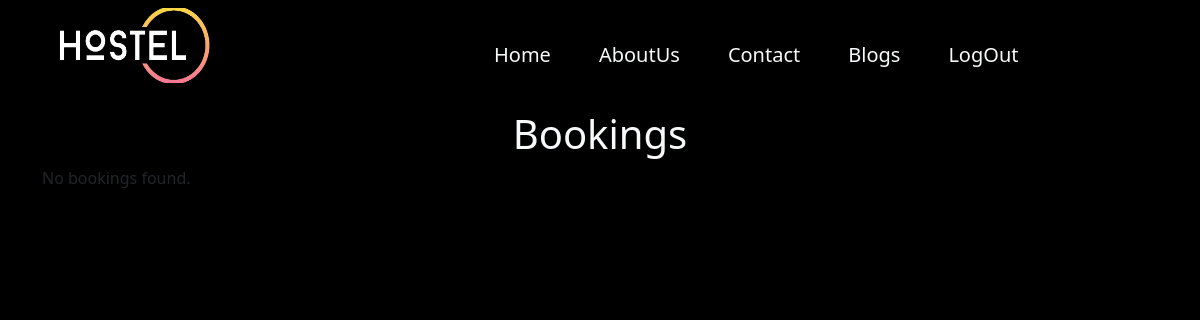
The page /admin/view_bookings.php on the database as committed earlier.
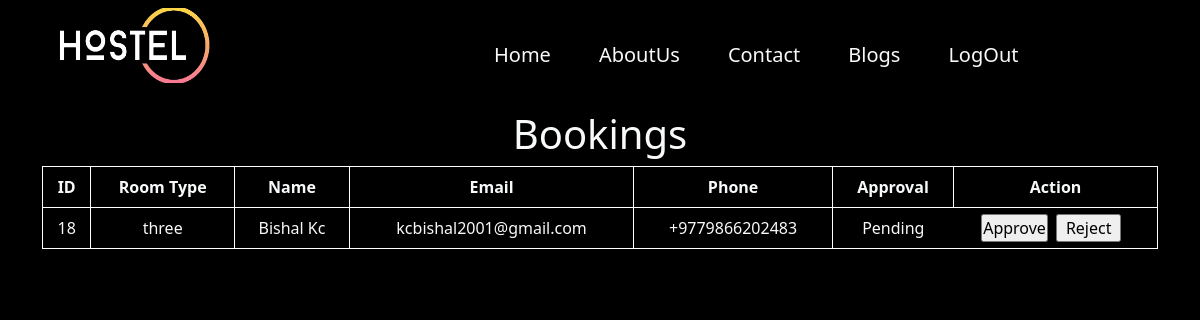
The same page on the database as committed later.
### tables this page shows
CREATE TABLE `bookings` (
  `id` int(11) NOT NULL,
  `userId` int(11) NOT NULL,
  `room_type` varchar(50) NOT NULL,
  `name` varchar(100) NOT NULL,
  `email` varchar(100) NOT NULL,
  `phone` varchar(20) NOT NULL,
  `food_status` enum('WithFood','WithOutFood') NOT NULL,
  `foodtype` varchar(25) NOT NULL,
  `stay_from` varchar(100) NOT NULL,
  `guardian_contact` varchar(20) NOT NULL,
  `emergency_contact` varchar(20) NOT NULL,
  `guardian_relation` varchar(100) NOT NULL,
  `address` varchar(200) NOT NULL,
  `total_fee` decimal(10,2) NOT NULL,
  `approved` int(255) DEFAULT NULL,
  `status` enum('pending','approved','cancelled') NOT NULL DEFAULT 'pending',
  `createdAt` varchar(50) NOT NULL
);

### admin/view_bookings.php (the view, shortened to what this page needs)
<!DOCTYPE html>
<html>
<head>
	<link rel="stylesheet" href="css/style.css" type="text/css">
	<link href="https://cdn.jsdelivr.net/npm/bootstrap@5.2.0/dist/css/bootstrap.min.css" rel="stylesheet">
        <link rel="stylesheet" href=" https://cdnjs.cloudflare.com/ajax/libs/font-awesome/6.2.0/css/all.min.css">
		<link rel="stylesheet" href="https://cdn.datatables.net/1.13.4/css/dataTables.bootstrap5.min.css">
         <link rel="stylesheet" href="css/owl.carousel.min.css">
</head>
<body>
    <section class="main-wrapper">
    <nav class="navbar navbar-expand-lg">
        <div class="container-fluid">
            <div class="container">
                <div class="row">
                    <div class="col-lg-4 col-md-6 col-sm-6 col-12">
                        <a class="navbar-brand text-center" href="admindashboard.php"> <img src="images/logo.png"height="80%" width="50%"alt="logo" class="logo"></a>
                    </div>
                    <div class="col-lg-8 col-md-6 col-sm-6 col-12 my-4">
                        <div class="collapse navbar-collapse" id="navbarSupportedContent">
                            <ul class="navbar-nav mx-5">
                            <li class="nav-item">
                            <a class="nav-link mx-3 text-light fs-5" href="#">Home</a>
                            </li>
                            <li class="nav-item">
                          <a class="nav-link mx-3 text-light fs-5" href="#">AboutUs</a>
                            </li>
                            <li class="nav-item">
                          <a class="nav-link mx-3 text-light fs-5" href="#">Contact</a>
                            </li>
                            <li class="nav-item">
                          <a class="nav-link mx-3 text-light fs-5" href="">Blogs</a>
                            </li>
                            <li class="nav-item">
                          <a class="nav-link mx-3 text-light fs-5" href="logout.php">LogOut</a>
                            </li>
                       </ul>
                     </div>
                    </div>
                </div>
            </div>
      </div>
   </nav>
   <div class="container">
   <h1 class="text-center text-light">Bookings</h1>
    <?php
    $servername = "localhost";
    $username = "root";
    $password = "";
    $dbname = "hostel1";
    $conn = new mysqli($servername, $username, $password, $dbname);
    $sql = "SELECT * FROM bookings";
    $result = $conn->query($sql);
    if ($result->num_rows > 0) {
        echo "<table class='text-center text-light' style='width: 100%; border-collapse: collapse; border: 1px solid white; padding:20px;'>
                <tr>
                    <th style='border: 1px solid white; padding: 8px;'>ID</th>
                    <th  style='border: 1px solid white; padding: 8px;'>Room Type</th>
                    <th  style='border: 1px solid white; padding: 8px;'>Name</th>
                    <th  style='border: 1px solid white; padding: 8px;'>Email</th>
                    <th  style='border: 1px solid white; padding: 8px;'>Phone</th>
                    <th  style='border: 1px solid white; padding: 8px;'>Approval</th>
                    <th  style='border: 1px solid white; padding: 8px;'>Action</th>
                </tr>";
        while ($row = $result->fetch_assoc()) {
            echo "<tr>";
            echo "<td  style='border: 1px solid white; padding: 8px;'>" . $row["id"] . "</td>";
            echo "<td  style='border: 1px solid white; padding: 8px;'>" . $row["room_type"] . "</td>";
            echo "<td  style='border: 1px solid white; padding: 8px;'>" . $row["name"] . "</td>";
            echo "<td  style='border: 1px solid white; padding: 8px;'>" . $row["email"] . "</td>";
            echo "<td  style='border: 1px solid white; padding: 8px;'>" . $row["phone"] . "</td>";
            echo "<td>";
            if ($row["approved"] == 0) {
                echo "Pending";
            } else {
                echo "Approved";
            }
            echo "</td>";
            echo "<td>";
            if ($row["approved"] == 0) {
                echo "<form method='post' action=''>";
                echo "<input type='submit' name='approve' value='Approve'>";
                echo "<input type='submit' name='reject' value='Reject' class='mx-2 px-2'> ";
                echo "</form>";
            } else {
                echo "<form method='post' action=''>";
                echo "<input type='hidden' name='booking_id' value='" . $row["id"] . "'>";
                echo "<input type='submit' name='cancel' value='Cancel' class='mx-2 px-2'>";
                echo "</form>";
            }
            echo "</td>";
            echo "</tr>";
        }
        echo "</table>";
    } else {
        echo "No bookings found.";
    }
    ?>
   </div>
    </section>
</body>
</html>

Rows that differ between the two databases and show on the page:
added bookings: id "18", room_type "three", name "Bishal Kc", email "kcbishal2001@gmail.com", phone "+9779866202483", approved "Pending"
Other text that changed with them:
text no longer shown: "No bookings found."
text now shown: "ID Room Type Name Email Phone Approval Action"
